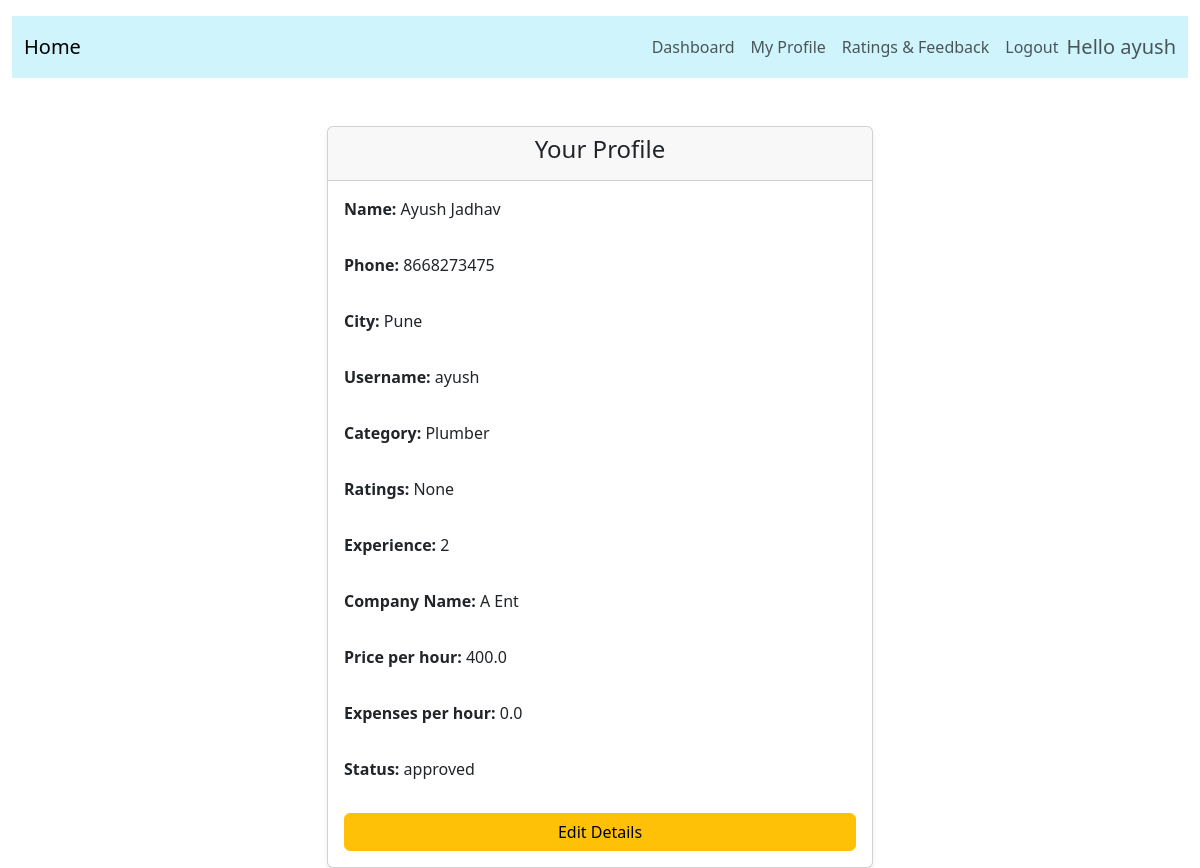
Page /service_professional/profile (signed in) on the earlier database version.
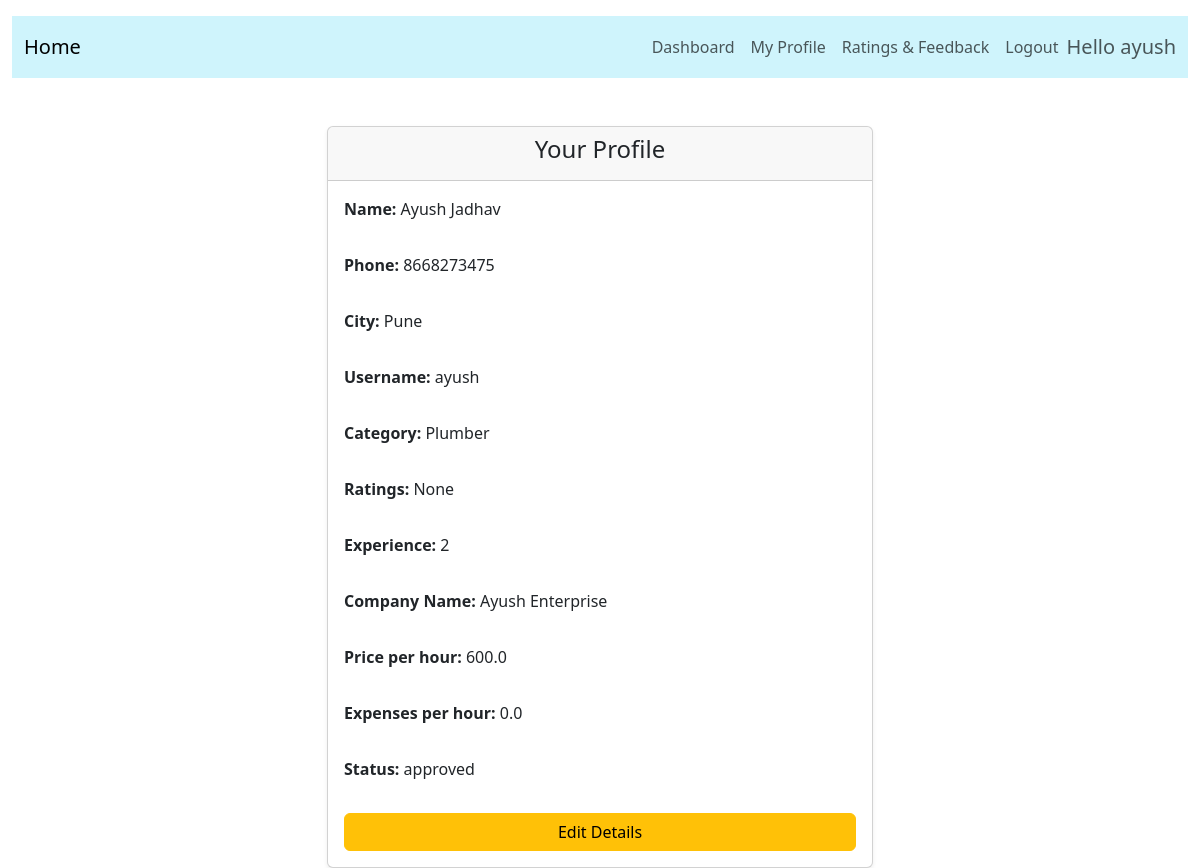
Same page on the later database version.
### application/model.py (models this page shows)
class ServiceProfessional(db.Model):
    id = db.Column(db.Integer, primary_key=True)
    name = db.Column(db.String(80), nullable=False)
    phone = db.Column(db.String(80), nullable=False)
    city = db.Column(db.String(80), nullable=False)
    service_category = db.Column(db.String(80), nullable=False)
    rating = db.Column(db.Float, nullable=True)
    experience = db.Column(db.Integer, nullable=False)
    company_name = db.Column(db.String(80), nullable=False)
    status = db.Column(db.String(80), nullable=False)  # ('blacklisted', 'approved', 'pending')
    price_per_hour = db.Column(db.Float, nullable=False)
    expenses_per_hour = db.Column(db.Float, nullable=True)
    user_id = db.Column(db.Integer, db.ForeignKey('user.id'), nullable=False)
    service_requests = db.relationship('ServiceRequest', backref='service_professional', lazy=True)

### application/routes.py (the view)
@app.route('/service_professional/profile')
def service_professional_profile():
    user_id = session.get('user_id')
    service_professional = ServiceProfessional.query.filter_by(user_id=user_id).first()
    return render_template('service_professional_profile.html', service_professional=service_professional)

### templates/service_professional_profile.html (shortened to what this page needs)
{% extends 'base.html' %}
{% block content %}
<div class="row mt-4 justify-content-center">
    <div class="col-md-8 col-lg-6">
        <div class="card shadow-sm">
            <div class="card-header text-center">
                <h4>Your Profile</h4>
            </div>
            <div class="card-body">
                <div class="row">
                    <div class="col-12 mb-3">
                        <p><strong>Name:</strong> {{ service_professional.name }}</p>
                    </div>
                    <div class="col-12 mb-3">
                        <p><strong>Phone:</strong> {{ service_professional.phone }}</p>
                    </div>
                    <div class="col-12 mb-3">
                        <p><strong>City:</strong> {{ service_professional.city }}</p>
                    </div>
                    <div class="col-12 mb-3">
                        <p><strong>Username:</strong> {{ service_professional.user.username }}</p>
                    </div>
                    <div class="col-12 mb-3">
                        <p><strong>Category:</strong> {{ service_professional.service_category }}</p>
                    </div>
                    <div class="col-12 mb-3">
                        <p><strong>Ratings:</strong> {{ service_professional.rating }}</p>
                    </div>
                    <div class="col-12 mb-3">
                        <p><strong>Experience:</strong> {{ service_professional.experience }}</p>
                    </div>
                    <div class="col-12 mb-3">
                        <p><strong>Company Name:</strong> {{ service_professional.company_name }}</p>
                    </div>
                    <div class="col-12 mb-3">
                        <p><strong>Price per hour:</strong> {{ service_professional.price_per_hour }}</p>
                    </div>
                    <div class="col-12 mb-3">
                        <p><strong>Expenses per hour:</strong> {{ service_professional.expenses_per_hour }}</p>
                    </div>
                    <div class="col-12 mb-3">
                        <p><strong>Status:</strong> {{ service_professional.status }}</p>
                    </div>
                </div>
                <button type="button" class="btn btn-warning w-100" data-bs-toggle="modal" data-bs-target="#editCustomerModal">
                    Edit Details
                </button>
            </div>
        </div>
    </div>
</div>
{% endblock %}

Differences in the rows shown:
changed ServiceProfessional "Ayush Jadhav": company_name "A Ent" → "Ayush Enterprise"; price_per_hour "400.0" → "600.0"
